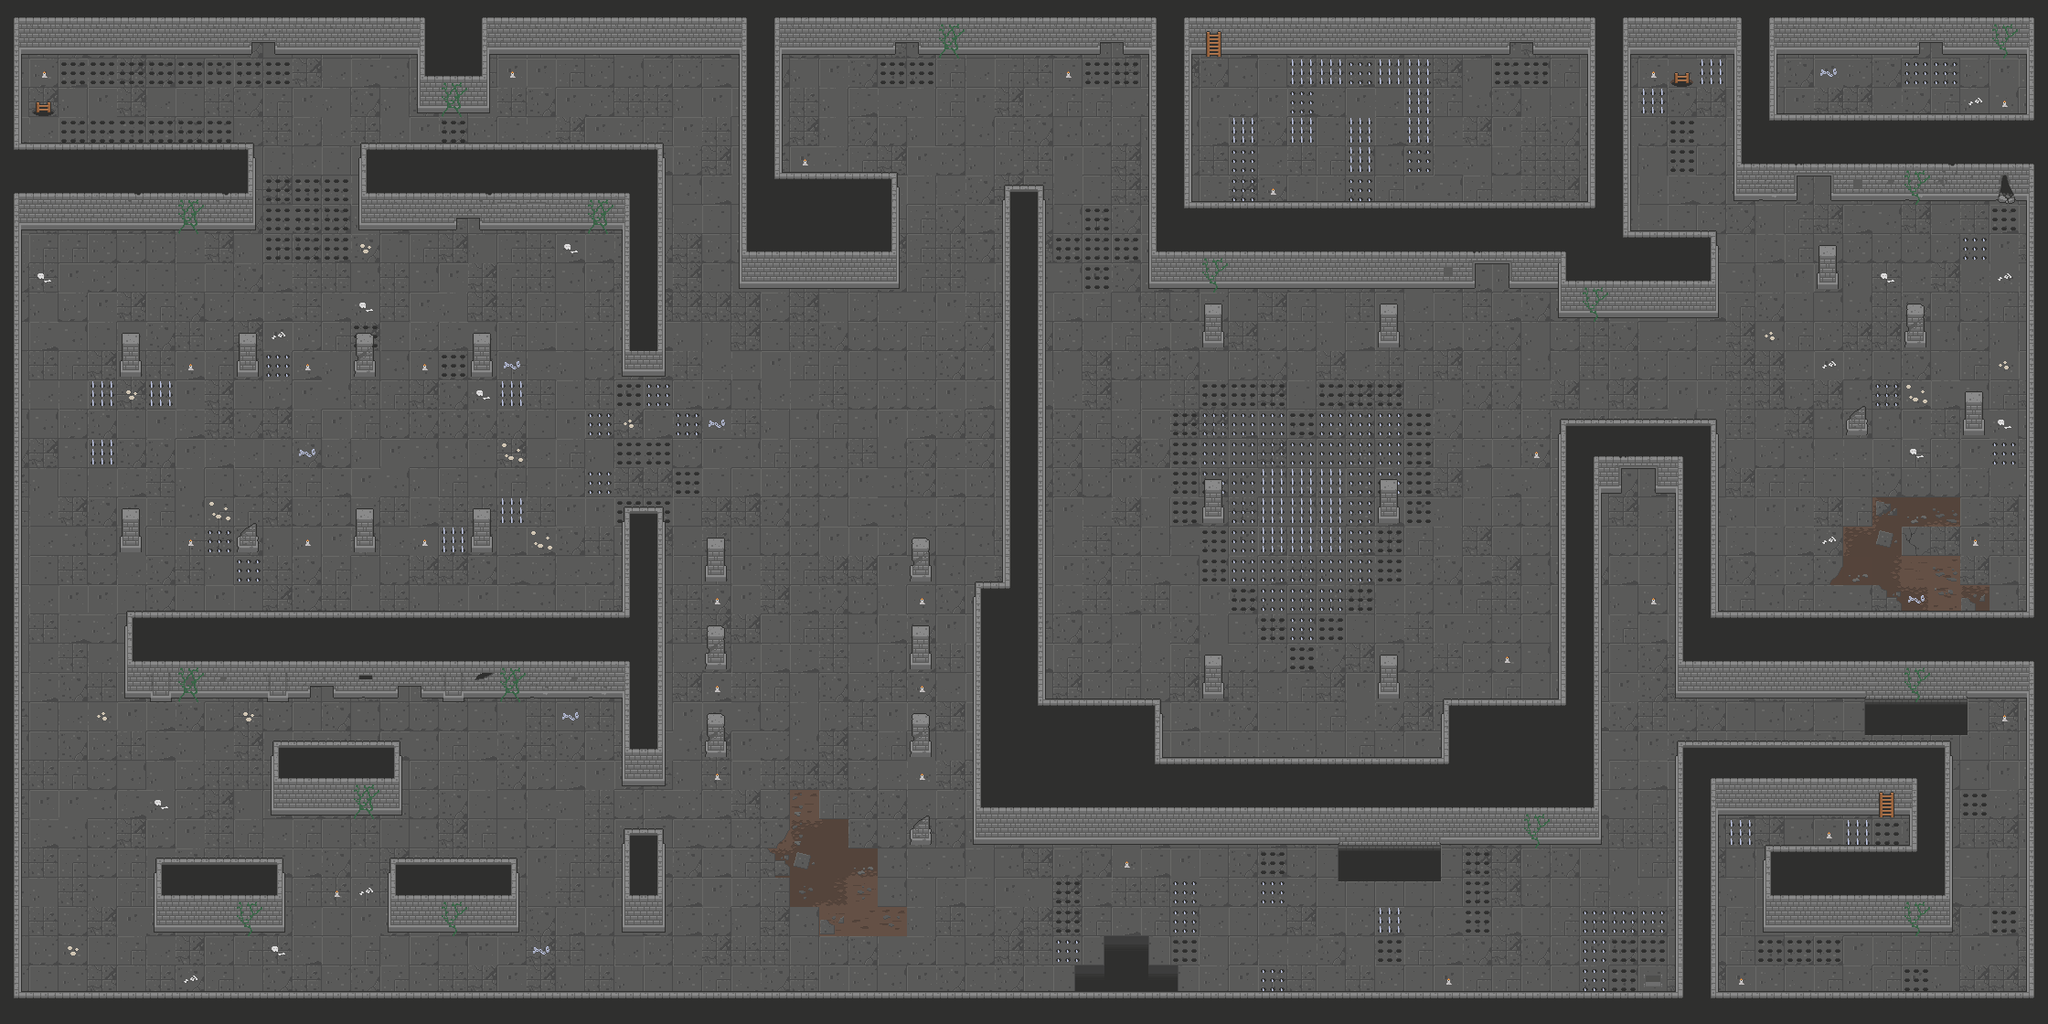

This is a level from a 2D game, rendered from its Tiled map with the project's own tilesets. A one-line summary and the map file follow, with tile-layer data summarised:
An orthogonal 70x35 tile map with 32x32 px tiles, 6 tile layers (Ground, Floor, Walls, Decals, ...).

<map version="1.10" tiledversion="1.10.2" orientation="orthogonal" renderorder="right-down" width="70" height="35" tilewidth="32" tileheight="32" infinite="0" nextlayerid="7" nextobjectid="1">
 <editorsettings>
  <export target="../dungeon_room2.json" format="json" />
 </editorsettings>
 <tileset firstgid="1" name="Dungeon_Tileset" tilewidth="32" tileheight="32" tilecount="320" columns="16">
  <image source="../tileset/Dungeon_Tileset.png" width="512" height="640" />
 </tileset>
 <layer id="6" name="Ground" width="70" height="35">
  <data>[2450 cells, 2450 non-empty, 24 distinct tile ids]</data>
 </layer>
 <layer id="1" name="Floor" width="70" height="35">
  <data>[2450 cells, 2442 non-empty, 45 distinct tile ids]</data>
 </layer>
 <layer id="3" name="Walls" width="70" height="35">
  <properties>
   <property name="collides" type="bool" value="true" />
  </properties>
  <data>[2450 cells, 682 non-empty, 36 distinct tile ids]</data>
 </layer>
 <layer id="4" name="Decals" width="70" height="35">
  <data>[2450 cells, 246 non-empty, 14 distinct tile ids]</data>
 </layer>
 <layer id="2" name="Upper" width="70" height="35">
  <data>[2450 cells, 666 non-empty, 40 distinct tile ids]</data>
 </layer>
 <layer id="5" name="Leaves" width="70" height="35">
  <data>[2450 cells, 32 non-empty, 4 distinct tile ids]</data>
 </layer>
</map>
